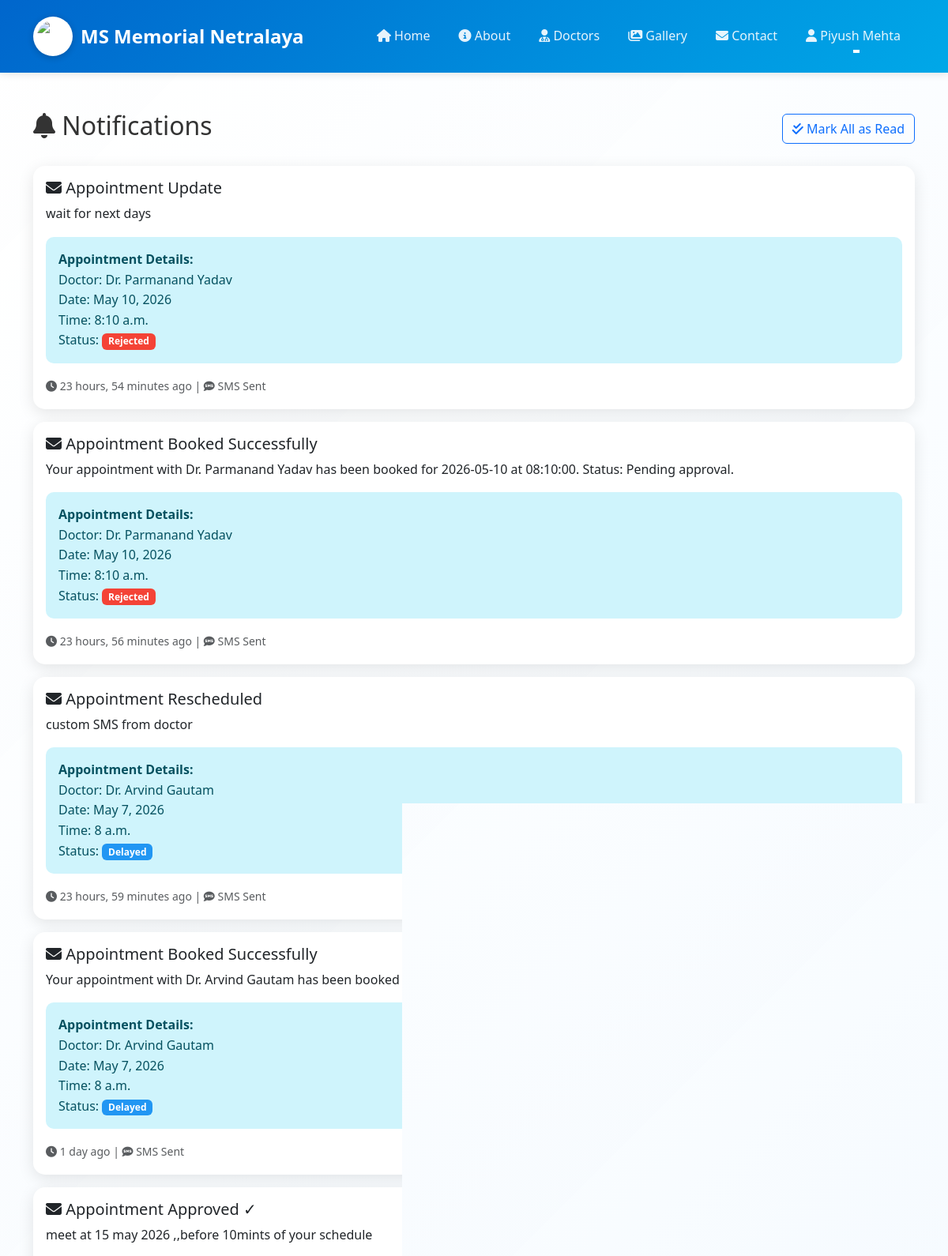
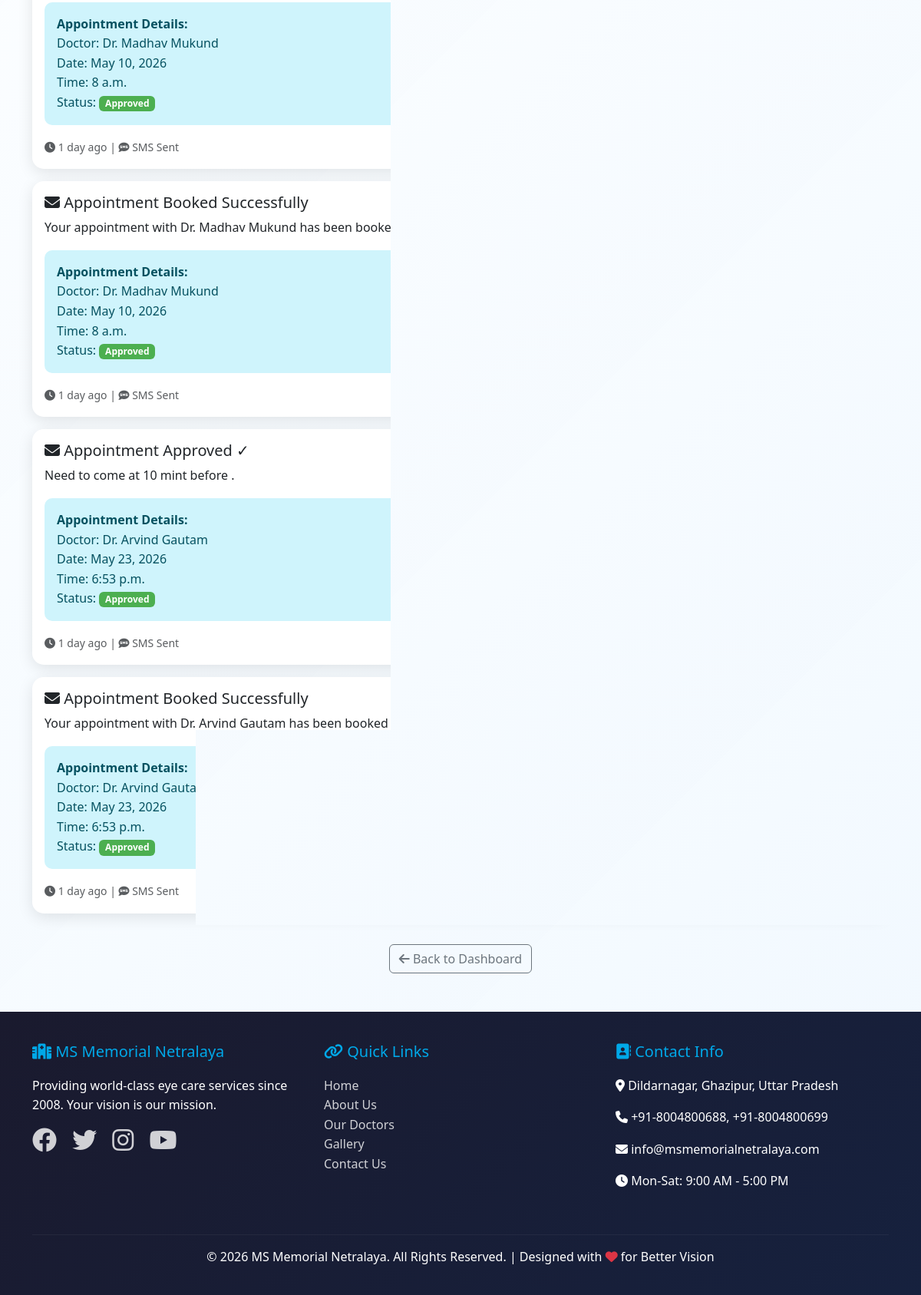
Screenshot of /accounts/notifications/ (signed in) with the database file from the repository (2 pictures, top to bottom).
### accounts/models.py (models this page shows, shortened)
class User(AbstractUser):
    ROLE_CHOICES = (
        ('ADMIN', 'Admin'),
        ('DOCTOR', 'Doctor'),
        ('PATIENT', 'Patient'),
    )
    username = None  # Remove username field
    email = models.EmailField(unique=True, verbose_name='Email Address')
    role = models.CharField(max_length=10, choices=ROLE_CHOICES, default='PATIENT')
    phone = models.CharField(max_length=15, blank=True, null=True)
    date_of_birth = models.DateField(blank=True, null=True)
    address = models.TextField(blank=True, null=True)
    profile_picture = models.ImageField(upload_to='profiles/', blank=True, null=True)
    created_at = models.DateTimeField(auto_now_add=True)
    updated_at = models.DateTimeField(auto_now=True)
    USERNAME_FIELD = 'email'
    REQUIRED_FIELDS = ['first_name', 'last_name']
    objects = UserManager()
    class Meta:
        verbose_name = 'User'
        verbose_name_plural = 'Users'
        ordering = ['-created_at']
    def get_full_name(self):
        return f"{self.first_name} {self.last_name}".strip() or self.email
    @property
    def is_admin(self):
        return self.role == 'ADMIN' or self.is_superuser
    @property
    def is_doctor(self):
        return self.role == 'DOCTOR'
    @property
    def is_patient(self):
        return self.role == 'PATIENT'

### notifications/models.py (models this page shows, shortened)
class Notification(models.Model):
    NOTIFICATION_TYPE_CHOICES = (
        ('APPOINTMENT_CREATED', 'Appointment Created'),
        ('APPOINTMENT_APPROVED', 'Appointment Approved'),
        ('APPOINTMENT_REJECTED', 'Appointment Rejected'),
        ('APPOINTMENT_DELAYED', 'Appointment Delayed'),
        ('APPOINTMENT_CANCELLED', 'Appointment Cancelled'),
        ('APPOINTMENT_REMINDER', 'Appointment Reminder'),
        ('GENERAL', 'General Message'),
    )
    recipient = models.ForeignKey(User, on_delete=models.CASCADE, related_name='notifications')
    sender = models.ForeignKey(User, on_delete=models.SET_NULL, null=True, blank=True, related_name='sent_notifications')
    appointment = models.ForeignKey(Appointment, on_delete=models.CASCADE, null=True, blank=True, related_name='notifications')
    notification_type = models.CharField(max_length=30, choices=NOTIFICATION_TYPE_CHOICES, default='GENERAL')
    title = models.CharField(max_length=200)
    message = models.TextField()
    is_read = models.BooleanField(default=False)
    is_sms_sent = models.BooleanField(default=False)
    sms_status = models.CharField(max_length=50, blank=True, null=True)
    created_at = models.DateTimeField(auto_now_add=True)
    read_at = models.DateTimeField(null=True, blank=True)
    class Meta:
        verbose_name = 'Notification'
        verbose_name_plural = 'Notifications'
        ordering = ['-created_at']

### appointments/models.py (models this page shows, shortened)
class Appointment(models.Model):
    STATUS_CHOICES = (
        ('PENDING', 'Pending'),
        ('APPROVED', 'Approved'),
        ('REJECTED', 'Rejected'),
        ('DELAYED', 'Delayed'),
        ('COMPLETED', 'Completed'),
        ('CANCELLED', 'Cancelled'),
    )
    patient = models.ForeignKey(User, on_delete=models.CASCADE, related_name='appointments')
    doctor = models.ForeignKey(Doctor, on_delete=models.CASCADE, related_name='appointments')
    appointment_date = models.DateField()
    appointment_time = models.TimeField()
    problem_description = models.TextField()
    status = models.CharField(max_length=10, choices=STATUS_CHOICES, default='PENDING')
    admin_note = models.TextField(blank=True, null=True, help_text='Internal note for admin/doctor')
    rejection_reason = models.TextField(blank=True, null=True)
    approved_date = models.DateField(blank=True, null=True)
    approved_time = models.TimeField(blank=True, null=True)
    created_at = models.DateTimeField(auto_now_add=True)
    updated_at = models.DateTimeField(auto_now=True)
    class Meta:
        verbose_name = 'Appointment'
        verbose_name_plural = 'Appointments'
        ordering = ['-created_at']

### doctors/models.py (models this page shows, shortened)
class Doctor(models.Model):
    SPECIALIZATION_CHOICES = (
        ('GENERAL', 'General Ophthalmologist'),
        ('CATARACT', 'Cataract & Refractive Care'),
        ('RETINA', 'Vitreo Retina Specialist'),
        ('GLAUCOMA', 'Glaucoma Specialist'),
        ('OCULOPLASTY', 'Oculoplasty Specialist'),
        ('PEDIATRIC', 'Pediatric Ophthalmologist'),
        ('CORNEA', 'Cornea Specialist'),
    )
    user = models.OneToOneField(User, on_delete=models.CASCADE, related_name='doctor_profile')
    specialization = models.CharField(max_length=20, choices=SPECIALIZATION_CHOICES)
    qualification = models.CharField(max_length=200)
    experience_years = models.IntegerField(default=0)
    registration_number = models.CharField(max_length=50, unique=True)
    bio = models.TextField(blank=True, null=True)
    consultation_fee = models.DecimalField(max_digits=10, decimal_places=2, default=500.00)
    is_available = models.BooleanField(default=True)
    monday_available = models.BooleanField(default=True)
    tuesday_available = models.BooleanField(default=True)
    wednesday_available = models.BooleanField(default=True)
    thursday_available = models.BooleanField(default=True)
    friday_available = models.BooleanField(default=True)
    saturday_available = models.BooleanField(default=True)
    sunday_available = models.BooleanField(default=False)
    start_time = models.TimeField(default='09:00:00')
    end_time = models.TimeField(default='17:00:00')
    class Meta:
        verbose_name = 'Doctor'
        verbose_name_plural = 'Doctors'
        ordering = ['user__first_name']

### accounts/views.py (the view)
# urls.py: path('notifications/', views.notifications_view, name='notifications'),
@login_required
def notifications_view(request):
    notifications = Notification.objects.filter(recipient=request.user).order_by('-created_at')
    if request.GET.get('mark_all_read'):
        notifications.filter(is_read=False).update(is_read=True)
        messages.success(request, 'All notifications marked as read.')
        return redirect('accounts:notifications')
    context = {
        'notifications': notifications,
    }
    return render(request, 'accounts/notifications.html', context)

### templates/accounts/notifications.html (shortened to what this page needs)
{% extends 'base.html' %}
{% block content %}
<div class="container my-5">
    <div class="d-flex justify-content-between align-items-center mb-4">
        <h2><i class="fas fa-bell"></i> Notifications</h2>
        <a href="?mark_all_read=1" class="btn btn-outline-primary">
            <i class="fas fa-check-double"></i> Mark All as Read
        </a>
    </div>
    {% if notifications %}
        <div class="row">
            {% for notification in notifications %}
            <div class="col-md-12 mb-3">
                <div class="card {% if not notification.is_read %}border-primary{% endif %}">
                    <div class="card-body">
                        <div class="d-flex justify-content-between align-items-start">
                            <div class="flex-grow-1">
                                <h5 class="card-title">
                                    <i class="fas fa-envelope"></i> {{ notification.title }}
                                </h5>
                                <p class="card-text">{{ notification.message }}</p>
                                {% if notification.appointment %}
                                    <div class="alert alert-info mt-2">
                                        <strong>Appointment Details:</strong><br>
                                        Doctor: Dr. {{ notification.appointment.doctor.user.get_full_name }}<br>
                                        Date: {{ notification.appointment.appointment_date }}<br>
                                        Time: {{ notification.appointment.appointment_time }}<br>
                                        Status: <span class="badge badge-{{ notification.appointment.status|lower }}">
                                            {{ notification.appointment.get_status_display }}
                                        </span>
                                    </div>
                                {% endif %}
                                <small class="text-muted">
                                    <i class="fas fa-clock"></i> {{ notification.created_at|timesince }} ago
                                    {% if notification.is_sms_sent %}
                                        | <i class="fas fa-sms"></i> SMS Sent
                                    {% endif %}
                                </small>
                            </div>
                        </div>
                    </div>
                </div>
            </div>
            {% endfor %}
        </div>
    {% else %}
        <div class="alert alert-info text-center">
            <i class="fas fa-inbox"></i> No notifications yet.
        </div>
    {% endif %}
    <div class="text-center mt-4">
        <a href="{% if user.is_patient %}{% url 'accounts:patient_dashboard' %}{% elif user.is_doctor %}{% url 'doctors:doctor_dashboard' %}{% else %}{% url 'core:admin_dashboard' %}{% endif %}"
           class="btn btn-outline-secondary">
            <i class="fas fa-arrow-left"></i> Back to Dashboard
        </a>
    </div>
</div>
{% endblock %}

### templates/base.html (shortened to what this page needs)
{% load static %}
<!DOCTYPE html>
<html lang="en">
<head>
    <link href="https://cdn.jsdelivr.net/npm/bootstrap@5.3.0/dist/css/bootstrap.min.css" rel="stylesheet">
    <link rel="stylesheet" href="https://cdnjs.cloudflare.com/ajax/libs/font-awesome/6.4.0/css/all.min.css">
    <link rel="stylesheet" href="{% static 'css/custom.css' %}">
</head>
<body>
    <nav class="navbar navbar-expand-lg navbar-dark sticky-top">
        <div class="container">
            <a class="navbar-brand" href="{% url 'core:home' %}">
                <img src="https://img.icons8.com/fluency/96/000000/visible.png" alt="Eye Logo" class="hospital-logo">
                <span>MS Memorial Netralaya</span>
            </a>
            <div class="collapse navbar-collapse" id="navbarNav">
                <ul class="navbar-nav ms-auto">
                    <li class="nav-item">
                        <a class="nav-link" href="{% url 'core:home' %}">
                            <i class="fas fa-home"></i> Home
                        </a>
                    </li>
                    <li class="nav-item">
                        <a class="nav-link" href="{% url 'core:about' %}">
                            <i class="fas fa-info-circle"></i> About
                        </a>
                    </li>
                    <li class="nav-item">
                        <a class="nav-link" href="{% url 'doctors:doctor_list' %}">
                            <i class="fas fa-user-md"></i> Doctors
                        </a>
                    </li>
                    <li class="nav-item">
                        <a class="nav-link" href="{% url 'doctors:gallery' %}">
                            <i class="fas fa-images"></i> Gallery
                        </a>
                    </li>
                    <li class="nav-item">
                        <a class="nav-link" href="{% url 'appointments:contact' %}">
                            <i class="fas fa-envelope"></i> Contact
                        </a>
                    </li>
                    {% if user.is_authenticated %}
                        <li class="nav-item dropdown">
                            <a class="nav-link dropdown-toggle" href="#" id="navbarDropdown" role="button" data-bs-toggle="dropdown">
                                <i class="fas fa-user"></i> {{ user.get_full_name }}
                            </a>
                        </li>
                    {% endif %}
                </ul>
            </div>
        </div>
    </nav>
    <main>
        {% block content %}{% endblock %}
    </main>
    <footer class="footer">
        <div class="container">
            <div class="row">
                <div class="col-md-4 mb-4">
                    <h5><i class="fas fa-hospital"></i> MS Memorial Netralaya</h5>
                    <p>Providing world-class eye care services since 2008. Your vision is our mission.</p>
                    <div class="mt-3">
                        <a href="#" class="me-3"><i class="fab fa-facebook fa-2x"></i></a>
                        <a href="#" class="me-3"><i class="fab fa-twitter fa-2x"></i></a>
                        <a href="#" class="me-3"><i class="fab fa-instagram fa-2x"></i></a>
                        <a href="#"><i class="fab fa-youtube fa-2x"></i></a>
                    </div>
                </div>
                <div class="col-md-4 mb-4">
                    <h5><i class="fas fa-link"></i> Quick Links</h5>
                    <ul class="list-unstyled">
                        <li><a href="{% url 'core:home' %}">Home</a></li>
                        <li><a href="{% url 'core:about' %}">About Us</a></li>
                        <li><a href="{% url 'doctors:doctor_list' %}">Our Doctors</a></li>
                        <li><a href="{% url 'doctors:gallery' %}">Gallery</a></li>
                        <li><a href="{% url 'appointments:contact' %}">Contact Us</a></li>
                    </ul>
                </div>
                <div class="col-md-4 mb-4">
                    <h5><i class="fas fa-address-book"></i> Contact Info</h5>
                    <p><i class="fas fa-map-marker-alt"></i> Dildarnagar, Ghazipur, Uttar Pradesh</p>
                    <p><i class="fas fa-phone"></i> +91-8004800688, +91-8004800699</p>
                    <p><i class="fas fa-envelope"></i> info@msmemorialnetralaya.com</p>
                    <p><i class="fas fa-clock"></i> Mon-Sat: 9:00 AM - 5:00 PM</p>
                </div>
            </div>
            <hr style="border-color: rgba(255,255,255,0.2);">
            <div class="text-center">
                <p>&copy; 2026 MS Memorial Netralaya. All Rights Reserved. | Designed with <i class="fas fa-heart text-danger"></i> for Better Vision</p>
            </div>
        </div>
    </footer>
</body>
</html>

### static/css/custom.css (style rules this page uses)
:root { --primary-color: #0066cc; --secondary-color: #00a8e8; --accent-color: #4CAF50; --dark-color: #1a1a2e; --light-color: #f8f9fa; --text-color: #333; --overlay-color: rgba(0, 102, 204, 0.85); }
* { margin: 0; padding: 0; box-sizing: border-box; }
body { font-family: 'Segoe UI', Tahoma, Geneva, Verdana, sans-serif; color: var(--text-color); line-height: 1.6; position: relative; }
.navbar { background: linear-gradient(135deg, var(--primary-color) 0%, var(--secondary-color) 100%) !important; box-shadow: 0 2px 10px rgba(0,0,0,0.1); padding: 1rem 0; }
.navbar-brand { font-size: 1.5rem; font-weight: bold; color: white !important; display: flex; align-items: center; gap: 10px; }
.hospital-logo { width: 50px; height: 50px; border-radius: 50%; background: white; padding: 5px; box-shadow: 0 2px 8px rgba(0,0,0,0.2); }
.navbar-nav .nav-link { color: rgba(255,255,255,0.9) !important; font-weight: 500; margin: 0 10px; transition: all 0.3s ease; position: relative; }
.navbar-nav .nav-link::after { content: ''; position: absolute; bottom: 0; left: 50%; width: 0; height: 2px; background: white; transition: all 0.3s ease; transform: translateX(-50%); }
.card { border: none; border-radius: 15px; box-shadow: 0 5px 20px rgba(0,0,0,0.1); transition: all 0.3s ease; background: white; overflow: hidden; }
.footer { background: linear-gradient(135deg, var(--dark-color) 0%, #16213e 100%); color: white; padding: 40px 0 20px; margin-top: 50px; }
.footer h5 { color: var(--secondary-color); margin-bottom: 20px; }
.footer a { color: rgba(255,255,255,0.8); text-decoration: none; transition: all 0.3s ease; }
.badge-approved { background: #4CAF50; }
.badge-rejected { background: #f44336; }
.badge-delayed { background: #2196F3; }
.alert { border-radius: 10px; border: none; }

### rows the page displays
User: get_full_name "Piyush Mehta"
Notification: title "Appointment Update", message "wait for next days", appointment.doctor.user.get_full_name "Parmanand Yadav", appointment.appointment_date "May 10, 2026", appointment.appointment_time "8:10 a.m.", appointment.status "Rejected", created_at "23 hours, 54 minutes", is_sms_sent True (drawn)
Notification: title "Appointment Booked Successfully", message "Your appointment with Dr. Parmanand Yadav has been booked for 2026-05-10 at 08:10:00. Status: Pending approval.", appointment.doctor.user.get_full_name "Parmanand Yadav", appointment.appointment_date "May 10, 2026", appointment.appointment_time "8:10 a.m.", appointment.status "Rejected", created_at "23 hours, 56 minutes", is_sms_sent True (drawn)
Notification: title "Appointment Rescheduled", message "custom SMS from doctor", appointment.doctor.user.get_full_name "Arvind Gautam", appointment.appointment_date "May 7, 2026", appointment.appointment_time "8 a.m.", appointment.status "Delayed", created_at "23 hours, 59 minutes", is_sms_sent True (drawn)
Notification: title "Appointment Booked Successfully", message "Your appointment with Dr. Arvind Gautam has been booked for 2026-05-07 at 08:00:00. Status: Pending approval.", appointment.doctor.user.get_full_name "Arvind Gautam", appointment.appointment_date "May 7, 2026", appointment.appointment_time "8 a.m.", appointment.status "Delayed", created_at "1 day", is_sms_sent True (drawn)
Notification: title "Appointment Approved ✓", message "meet at 15 may 2026 ,,before 10mints of your schedule", appointment.doctor.user.get_full_name "Madhav Mukund", appointment.appointment_date "May 10, 2026", appointment.appointment_time "8 a.m.", appointment.status "Approved", created_at "1 day", is_sms_sent True (drawn)
Notification: title "Appointment Booked Successfully", message "Your appointment with Dr. Madhav Mukund has been booked for 2026-05-10 at 08:00:00. Status: Pending approval.", appointment.doctor.user.get_full_name "Madhav Mukund", appointment.appointment_date "May 10, 2026", appointment.appointment_time "8 a.m.", appointment.status "Approved", created_at "1 day", is_sms_sent True (drawn)
Notification: title "Appointment Approved ✓", message "Need to come at 10 mint before .", appointment.doctor.user.get_full_name "Arvind Gautam", appointment.appointment_date "May 23, 2026", appointment.appointment_time "6:53 p.m.", appointment.status "Approved", created_at "1 day", is_sms_sent True (drawn)
Notification: title "Appointment Booked Successfully", message "Your appointment with Dr. Arvind Gautam has been booked for 2026-05-23 at 18:53:00. Status: Pending approval.", appointment.doctor.user.get_full_name "Arvind Gautam", appointment.appointment_date "May 23, 2026", appointment.appointment_time "6:53 p.m.", appointment.status "Approved", created_at "1 day", is_sms_sent True (drawn)
